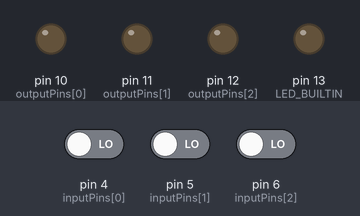
This sketch was run on a simulated Arduino Uno, built with avr-gcc and run on an emulated ATmega328P. Shown: output pins drawn as LEDs (lit = HIGH). Inputs (shaded band) come from the test bench; at power-on: pin 4 (inputPins[0]) LOW, pin 5 (inputPins[1]) LOW, pin 6 (inputPins[2]) LOW.

Above: at 1.2 s.
1.3 s: pin 4 (inputPins[0]) driven HIGH
At 2.3 s:
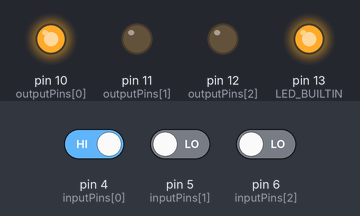
2.8 s: pin 5 (inputPins[1]) driven HIGH
At 3.4 s:
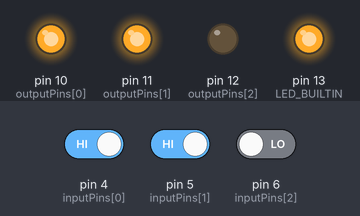
4.3 s: pin 6 (inputPins[2]) driven HIGH
At 4.6 s:
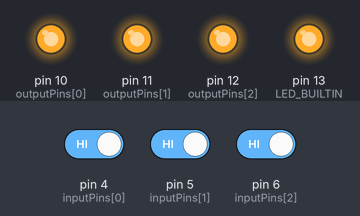
5.8 s: pin 4 (inputPins[0]) driven LOW
At 6.9 s:
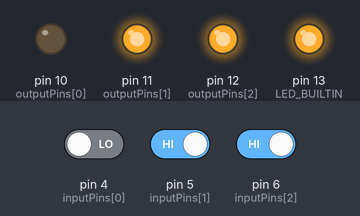
7.3 s: pin 5 (inputPins[1]) driven LOW
At 8.1 s:
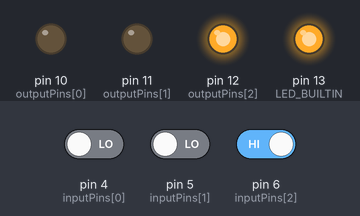
8.8 s: pin 4 (inputPins[0]) driven HIGH
At 9.2 s:
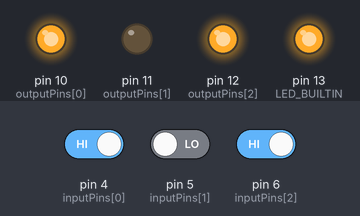
Timing chart, 0 to 11.3 s (numbered marks = the images above; inputs shaded):
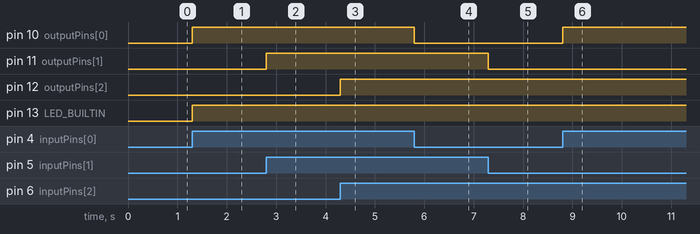

The sketch:

ledcontroller.ino
```cpp
// Pin assignments
const int inputPins[3]  = {4, 5, 6};     // DI4, DI5, DI6
const int outputPins[3] = {10, 11, 12};  // DO10, DO11, DO12

void setup() {
  // Configure input pins as plain inputs (no internal pull-ups)
  for (int i = 0; i < 3; i++) {
    pinMode(inputPins[i], INPUT);
  }

  // Configure output pins
  for (int i = 0; i < 3; i++) {
    pinMode(outputPins[i], OUTPUT);
    digitalWrite(outputPins[i], LOW);
  }

  pinMode(LED_BUILTIN, OUTPUT);
  digitalWrite(LED_BUILTIN, LOW);
}

void loop() {
  bool anyHigh = false;

  for (int i = 0; i < 3; i++) {
    int state = digitalRead(inputPins[i]);   // read the input (LOW or HIGH)
    digitalWrite(outputPins[i], state);      // mirror it to the corresponding output
    if (state == HIGH) anyHigh = true;
  }

  digitalWrite(LED_BUILTIN, anyHigh ? HIGH : LOW);
}
```

Measured:
- after the input at 1.3 s, pin 10 (outputPins[0]), pin 13 (LED_BUILTIN): LOW → HIGH at once
- after the input at 2.8 s, pin 11 (outputPins[1]): LOW → HIGH at once
- after the input at 4.3 s, pin 12 (outputPins[2]): LOW → HIGH at once
- after the input at 5.8 s, pin 10 (outputPins[0]): HIGH → LOW at once
- after the input at 7.3 s, pin 11 (outputPins[1]): HIGH → LOW at once
- after the input at 8.8 s, pin 10 (outputPins[0]): LOW → HIGH at once
